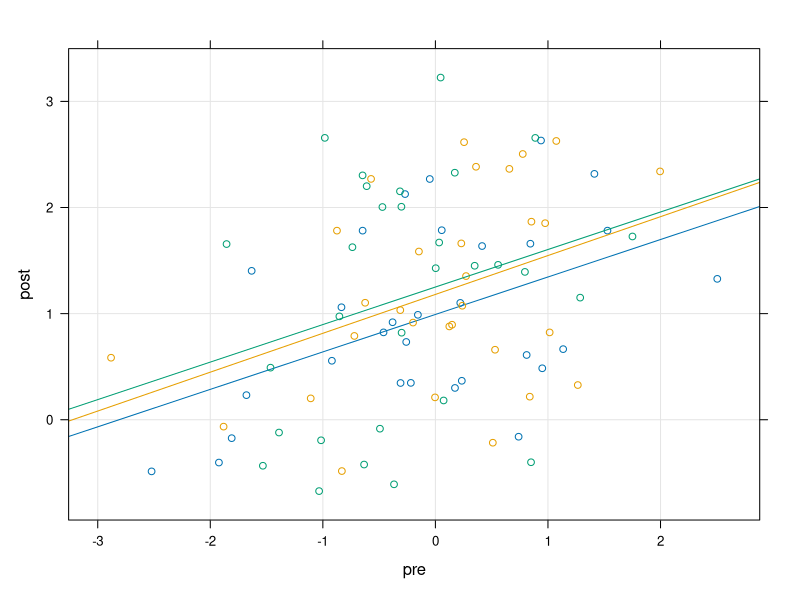

Recreate this plot in R.
library(lme4)

# Data simulation

set.seed(1042)

n <- 90

effects_condition <- c(1, 0.2, 0.1)

condition <- factor(rep(c("contr", "treat1", "treat2"), each = n / 3))
pre  <- rnorm(n)
post <- 0.3 * pre + model.matrix( ~ condition) %*% c(1, 0.2, 0.1) + rnorm(n)

dat <- data.frame(id        = factor(1:n),
                  pre       = pre,
                  post      = post,
                  condition = condition
       )

rm(pre, post, condition)

#dat$pre <- dat$pre mean(dat$pre)

lattice::xyplot(post ~ pre, dat, groups = condition, type = c("g", "p", "r"))

# Observed averaged time effects
aggregate(post - pre ~ condition, dat, mean)

# Differences in pre scores for different groups
aggregate(pre ~ condition, dat, mean)


# Fit models

## Change Score Model

#m1 <- lm(post - pre ~ condition, dat)
m1 <- lm(post ~ condition + offset(pre), dat)
summary(m1)

# Interpretation:
# beta0 is the time effect in the control group: subjects are 0.945 units better
# in the post test than in the pre test
# beta1 is the difference of the time effect in the treatment 1 group to the
# time effect in the control group: The time effect in the treatment 1 group is
# 0.945 + 0.101 = 1.046
# beta2 is the difference of the time effect in the treatment 2 group to the
# time effect in the control group: The time effect in the treatment 2 group is
# 0.945 + 0.391 = 1.336

## ANCOVA Model

m2 <- lm(post ~ condition + pre, dat)
summary(m2)

# Interpretation:
# beta0 is the adjusted time effect in the control group: subjects are 0.960
# units better in the post test than in the pre test when controlling for the
# pre test value
# beta1 is the difference of the time effect in the treatment 1 group to the
# time effect in the control group (again when adjusting for pre test score):
# The time effect in the treatment 1 group is 0.960 + 0.190 = 1.15
# beta2 is the difference of the time effect in the treatment 2 group to the
# time effect in the control group (again when adjusting for pre test score):
# The time effect in the treatment 2 group is 0.960 + 0.260 = 1.220

# Adjusted means
predict(m2,
        newdata = data.frame(condition = factor(c("contr", "treat1", "treat2")),
                             pre = mean(dat$pre)))


## Mixed Model (equivalent to change score model)

dat_long <- reshape(dat, direction = "long",
                    varying = list(c("pre", "post")),
                    v.names = "resp",
                    idvar = "id",
                    timevar = "time",
                    times = c(0, 1))

m3 <- lmer(resp ~ condition*time + (1 | id), dat_long)
summary(m3)

# Interpretation:
# beta4 is the time effect in the control group: subjects are 0.945 units better
# in the post test than in the pre test
# beta5 is the difference of the time effect in the treatment 1 group to the
# time effect in the control group: The time effect in the treatment 1 group is
# 0.945 + 0.101 = 1.046
# beta6 is the difference of the time effect in the treatment 2 group to the
# time effect in the control group: The time effect in the treatment 2 group is
# 0.945 + 0.391 = 1.336

# Compare parameters of the three models

cbind(coef(m1), coef(m2)[1:3], fixef(m3)[4:6])

## Adjusted "time effects"
datagg <- aggregate(cbind(pre, post) ~ condition, data = dat, FUN = mean)

# adjust means for post scores
datagg$post_adj <- predict(m2,
  newdata = data.frame(condition = factor(c("contr", "treat1", "treat2")),
                       pre = mean(dat$pre)))

datagg$diff <- datagg$post - datagg$pre
datagg$diff_adj2 <- datagg$post_adj - mean(datagg$pre)
